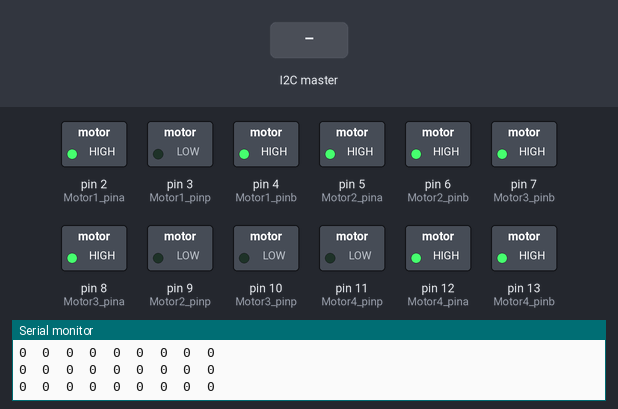
Simulated run of this sketch. Board: Arduino Uno, built with avr-gcc and run on an emulated ATmega328P. On the bench: switched loads named in the sketch (green lamp = pin HIGH), the last lines printed to the serial monitor. The test bench sets the inputs (shaded band).

Above: at 2.2 s.
2.3 s: the I2C master sends the byte 200
At 2.7 s:
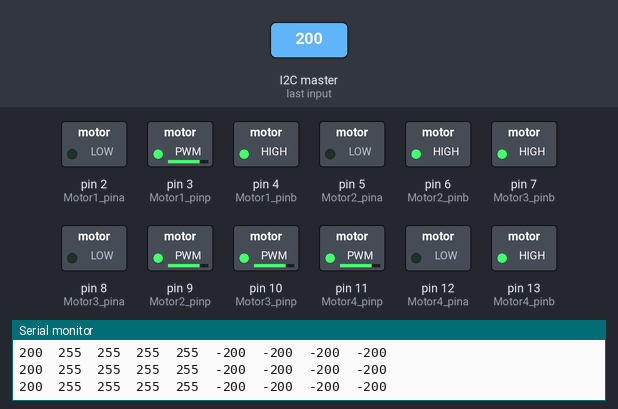
3.8 s: the I2C master sends the byte 1
At 5.0 s:
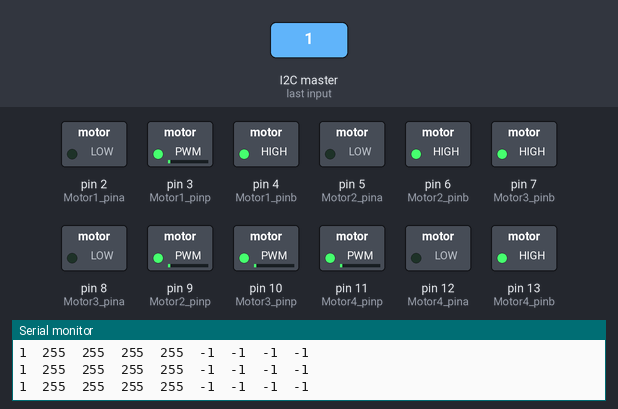
5.3 s: the I2C master sends the byte 90
At 6.2 s:
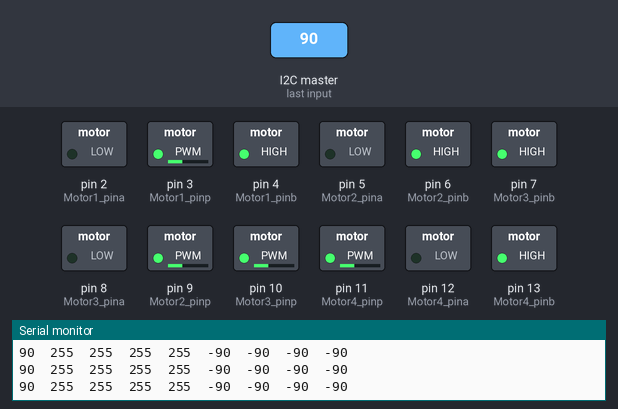
Timing chart, 0 to 8.3 s (numbered marks = the images above; inputs shaded):
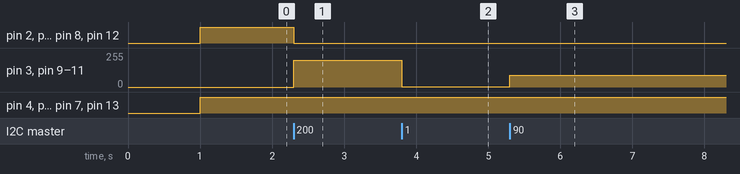

Measured:
- after the input at 2.3 s, pin 2 (Motor1_pina), pin 5 (Motor2_pina), pin 8 (Motor3_pina), pin 12 (Motor4_pina): HIGH → LOW at once; pin 3 (Motor1_pinp), pin 9 (Motor2_pinp), pin 10 (Motor3_pinp), pin 11 (Motor4_pinp): 0/255 → 200/255 at once
- after the input at 3.8 s, pin 3 (Motor1_pinp), pin 9 (Motor2_pinp), pin 10 (Motor3_pinp), pin 11 (Motor4_pinp): 200/255 → 1/255 at once
- after the input at 5.3 s, pin 3 (Motor1_pinp), pin 9 (Motor2_pinp), pin 10 (Motor3_pinp), pin 11 (Motor4_pinp): 1/255 → 90/255 at once

The sketch:

Srave_omuni.ino
```cpp
#include<Wire.h>
#include"subMaster.h"
#include"LoopCycleController.h"
#include"Movingaverage.h"
LoopCycleController loopCtrl(5000);
MovingAverage average1(100), average2(100), average3(100), average4(100);
int Motor_power[4];
byte Get_number[5];

const int Motor1_pina = 2;
const int Motor1_pinb = 4;
const int Motor1_pinp = 3;

const int Motor2_pina = 5;
const int Motor2_pinb = 6;
const int Motor2_pinp = 9;

const int Motor3_pina = 8;
const int Motor3_pinb = 7;
const int Motor3_pinp = 10;

const int Motor4_pina = 12;
const int Motor4_pinb = 13;
const int Motor4_pinp = 11;

void setup() {
  // put your setup code here, to run once:

  delay(1000);

  Serial.begin(115200);

  Wire.begin(3);
  Wire.onReceive(receiveEvent);
}

void loop() {
  // put your main code here, to run repeatedly:
  cal(Get_number[0], Get_number[1], Get_number[2], Get_number[3], Get_number[4]);

  Motor_power[0] = Motor_power1_back();
  Motor_power[1] = Motor_power1_back();
  Motor_power[2] = Motor_power1_back();
  Motor_power[3] = Motor_power1_back();

  average1.Update(Motor_power[0]);
  average1.Update(Motor_power[1]);
  average1.Update(Motor_power[2]);
  average1.Update(Motor_power[3]);

  Motor_OUTPUT(Motor1_pina, Motor1_pinb, Motor1_pinp, Motor_power[0]);
  Motor_OUTPUT(Motor2_pina, Motor2_pinb, Motor2_pinp, Motor_power[1]);
  Motor_OUTPUT(Motor3_pina, Motor3_pinb, Motor3_pinp, Motor_power[2]);
  Motor_OUTPUT(Motor4_pina, Motor4_pinb, Motor4_pinp, Motor_power[3]);

  Serial.print(Get_number[0]); Serial.print("\t");
  Serial.print(Get_number[1]); Serial.print("\t");
  Serial.print(Get_number[2]); Serial.print("\t");
  Serial.print(Get_number[3]); Serial.print("\t");
  Serial.print(Get_number[4]); Serial.print("\t");
  Serial.print(Motor_power[0]); Serial.print("\t");
  Serial.print(Motor_power[1]); Serial.print("\t");
  Serial.print(Motor_power[2]); Serial.print("\t");
  Serial.print(Motor_power[3]); Serial.print("\t");
  Serial.println();

  loopCtrl.Update();
}

void receiveEvent() {
  while (Wire.available()) {
    Get_number[0] = Wire.read(); //モーター1の回転速度の絶対値
    Get_number[1] = Wire.read(); //モーター2の回転速度の絶対値
    Get_number[2] = Wire.read(); //モーター3の回転速度の絶対値
    Get_number[3] = Wire.read(); //モーター4の回転速度の絶対値
    Get_number[4] = Wire.read(); //モーターの回転方向
  }
}
```

LoopCycleController.h
```cpp
/**
        @file   LoopCycleController.h
        @brief  ループ周期を一定にする
        @author 谷川　豊章
        @date   2016/8/11
*/


#ifndef DEF_LoopCycleController_H
#define DEF_LoopCycleController_H

#include <arduino.h>

/**     LoopCycleControllerクラス
        ループ周期をコントロールするクラス
*/
class LoopCycleController {
    const unsigned long CYCLE_US;   ///< 周期(unit:us)
    unsigned long       lastTime;   ///< 前回のループ開始時間(unit:us)

    bool    isError;    ///< 指定された周期を超過しているときtrue

  public:

    /**     コンストラクタ
            @param  cycle_us    [in]目標のループ周期
    */
    LoopCycleController(unsigned long cycle_us) : CYCLE_US(cycle_us), lastTime(0), isError(false)
    { }

    /**     更新
            ループ周期が一定になるように待つ
    */
    void Update() {
      if ( micros() - lastTime > CYCLE_US ) { //指定されたループ周期より処理に時間がかかっている

        if (lastTime != 0) { //初回のループでなければエラーフラグを立てる
          isError = true;
        }
        lastTime = micros();

      } else {

        //一定周期になるように待つ
        isError = false;
        while ( micros() - lastTime < CYCLE_US );
        lastTime += CYCLE_US;

      }
    }

    /**     ループ周期の読み出し
            @return ループ周期
    */
    unsigned long Cycle_us() {
      return CYCLE_US;
    }

    /**     エラー検出
            @retval false   ループ周期は一定
            @retval true    ループ周期は一定でない
    */
    bool IsError() {
      return isError;
    }
};

#endif

extern LoopCycleController loopCtrl;
```

Motor_OUTPUT.cpp
```cpp
#include<arduino.h>

void Motor_OUTPUT(int a, int b, int p, int motor_power) {
  pinMode(a, OUTPUT);
  pinMode(b, OUTPUT);

  if (motor_power == 0) {
    digitalWrite(a, HIGH);
    digitalWrite(b, HIGH);
    analogWrite(p, 0);
  }
  if (motor_power > 0) {
    digitalWrite(a, HIGH);
    digitalWrite(b, LOW);
    analogWrite(p, motor_power);
  }
  if (motor_power < 0) {
    digitalWrite(a, LOW);
    digitalWrite(b, HIGH);
    analogWrite(p, abs(motor_power));
  }
}
```

MovingAverage.h
```cpp
/**
        @file   MovingAverage.h
        @brief  移動平均クラス
        @auther 谷川　豊章
        @date   2016/9/15
*/


#ifndef DEF_MovingAverage_H
#define DEF_MovingAverage_H

#include <arduino.h>

/**     移動平均クラス
*/
class MovingAverage {

    int* data;      ///< 平均を取るデータ
    int dataSize;   ///< 平均を取るデータのサイズ

    int writeIndex; ///< 次の値のdataへの書き込み場所

    long sum;       ///dataに保存されているデータの合計値

  public:

    /**     コンストラクタ
            @param  dataSize    [in]移動平均するデータの個数
    */
    MovingAverage(int dataSize) : dataSize( max(dataSize, 1) ), writeIndex(0), sum(0)
    {
      data = new int[dataSize];
      for (int i = 0; i < dataSize; i++) {
        data[i] = 0;
      }
    }

    /**     ディストラクタ
    */
    ~MovingAverage() {
      delete[] data;
    }

    /**     値の更新
            @param  value   [in]移動平均するデータ
    */
    void Update(int value) {
      sum -= data[writeIndex];    //取り除くデータの値分だけ合計から取り除く
      data[writeIndex++] = value; //データを更新する
      sum += value;               //合計値に更新した値を追加する

      if (writeIndex >= dataSize)
        writeIndex = 0;
    }

    /**     平均値の取得
            @return     平均値
    */
    double GetValue() {
      return double(sum) / double(dataSize);
    }
};


#endif
```

cal.cpp
```cpp
#include<arduino.h>

int Motor_power1_Send;
int Motor_power2_Send;
int Motor_power3_Send;
int Motor_power4_Send;

int Motor_power1_cal;
int Motor_power2_cal;
int Motor_power3_cal;
int Motor_power4_cal;

int Motor_muki1_cal;
int Motor_muki2_cal;
int Motor_muki3_cal;
int Motor_muki4_cal;


void cal(byte Motor_power1, byte Motor_power2, byte Motor_power3, byte Motor_power4, byte Motor_muki) {
  Motor_muki1_cal = bitRead(Motor_muki, 0);
  Motor_muki2_cal = bitRead(Motor_muki, 1);
  Motor_muki3_cal = bitRead(Motor_muki, 2);
  Motor_muki4_cal = bitRead(Motor_muki, 3);

  if (Motor_muki1_cal == 0) {
    Motor_power1_Send = Motor_power1;
  } else {
    Motor_power1_Send = Motor_power1 * -1;
  }

 if (Motor_muki2_cal == 0) {
    Motor_power2_Send = Motor_power2;
  } else {
    Motor_power2_Send = Motor_power2 * -1;
  }

   if (Motor_muki3_cal == 0) {
    Motor_power3_Send = Motor_power3;
  } else {
    Motor_power3_Send = Motor_power3 * -1;
  }

   if (Motor_muki4_cal == 0) {
    Motor_power4_Send = Motor_power4;
  } else {
    Motor_power4_Send = Motor_power4 * -1;
  }
}

int Motor_power1_back(){
  return Motor_power1_Send;
  }
int Motor_power2_back(){
  return Motor_power2_Send;
  }
int Motor_power3_back(){
  return Motor_power3_Send;
  }
int Motor_power4_back(){
  return Motor_power4_Send;
  }
```

subMaster.h
```cpp
#pragma once

void Motor_OUTPUT(int a, int b, int p, int motor_power);
void cal(byte Motor_power1,byte Motor_power2,byte Motor_power3,byte Motor_power4,byte Motor_muki);

int Motor_power1_back();
int Motor_power2_back();
int Motor_power3_back();
int Motor_power4_back();
```
